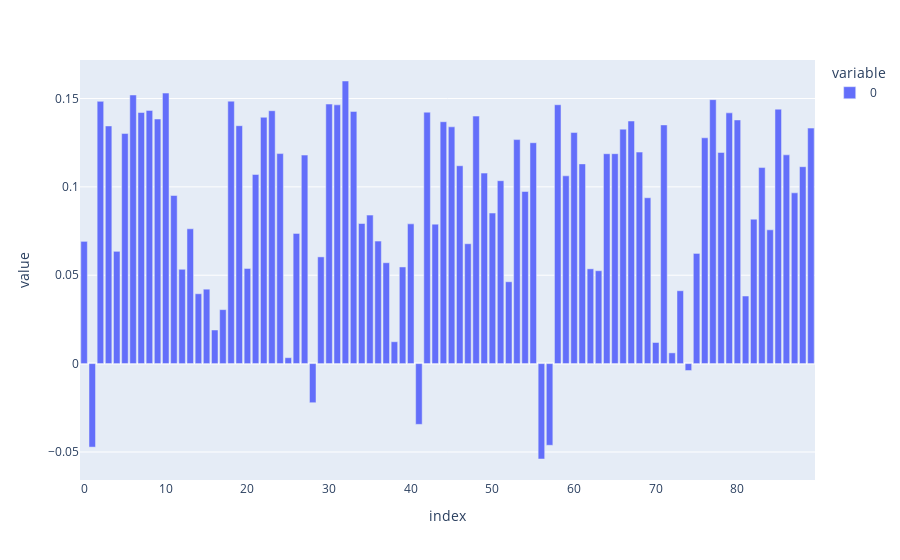
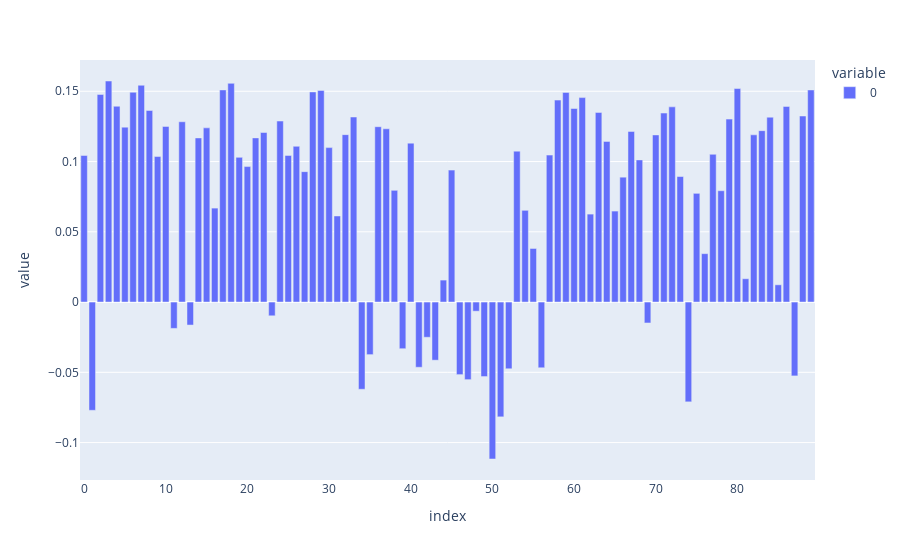
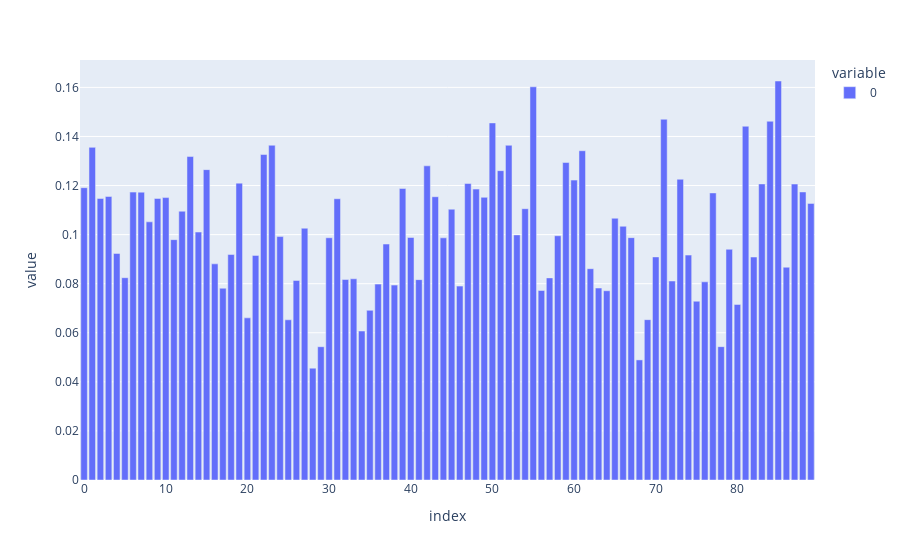
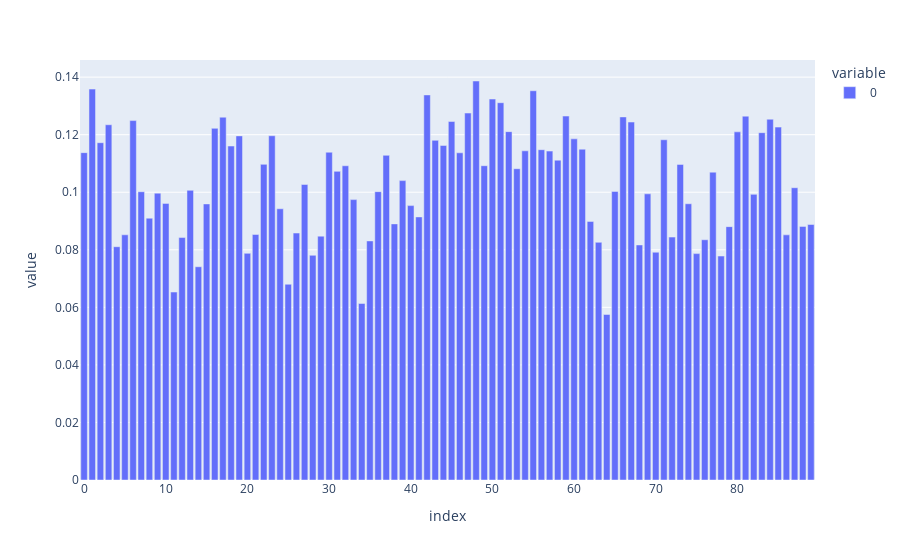

Source (notebook cell) for these figures, in order:
### Code cell
for model in range(7):
    print(f"Model {model}: Pi = {Pis[model]} , kappa = {kappas[model]}")
    fig = px.bar(mus[:,model])
    fig.show()

### Figure 1 — Plotly figure (JSON) as saved in the notebook; plotly's stock layout.template omitted (floating-point values rounded to 4 significant figures)
{"data": [{"alignmentgroup": "True", "hovertemplate": "variable=0<br>index=%{x}<br>value=%{y}<extra></extra>", "legendgroup": "0", "marker": {"color": "#636efa", "pattern": {"shape": ""}}, "name": "0", "offsetgroup": "0", "orientation": "v", "showlegend": true, "textposition": "auto", "type": "bar", "x": [0, 1, 2, 3, 4, 5, 6, 7, 8, 9, 10, 11, 12, 13, 14, 15, 16, 17, 18, 19, 20, 21, 22, 23, 24, 25, 26, 27, 28, 29, 30, 31, 32, 33, 34, 35, 36, 37, 38, 39, 40, 41, 42, 43, 44, 45, 46, 47, 48, 49, 50, 51, 52, 53, 54, 55, 56, 57, 58, 59, 60, 61, 62, 63, 64, 65, 66, 67, 68, 69, 70, 71, 72, 73, 74, 75, 76, 77, 78, 79, 80, 81, 82, 83, 84, 85, 86, 87, 88, 89], "xaxis": "x", "y": [0.06916, -0.04725, 0.1484, 0.1345, 0.06353, 0.1302, 0.152, 0.1421, 0.1433, 0.1384, 0.1531, 0.09511, 0.05337, 0.07626, 0.03952, 0.04211, 0.019, 0.03053, 0.1485, 0.1346, 0.05383, 0.107, 0.1394, 0.1431, 0.1188, 0.003349, 0.07367, 0.118, -0.02213, 0.06038, 0.1469, 0.1464, 0.1599, 0.1427, 0.07927, 0.08402, 0.06934, 0.05707, 0.01237, 0.05468, 0.07907, -0.03439, 0.1423, 0.07891, 0.1369, 0.134, 0.1119, 0.06783, 0.14, 0.1078, 0.08518, 0.1035, 0.04631, 0.1267, 0.09738, 0.125, -0.05398, -0.04622, 0.1465, 0.1062, 0.1307, 0.113, 0.05363, 0.05255, 0.1188, 0.1188, 0.1327, 0.1373, 0.1197, 0.09383, 0.01194, 0.135, 0.006071, 0.04123, -0.003917, 0.06234, 0.1278, 0.1493, 0.1195, 0.1419, 0.1379, 0.03824, 0.08172, 0.1109, 0.07569, 0.144, 0.1181, 0.09662, 0.1114, 0.1333], "yaxis": "y"}], "layout": {"barmode": "relative", "legend": {"title": {"text": "variable"}, "tracegroupgap": 0}, "margin": {"t": 60}, "xaxis": {"anchor": "y", "domain": [0, 1], "title": {"text": "index"}}, "yaxis": {"anchor": "x", "domain": [0, 1], "title": {"text": "value"}}}}

### Figure 2 — Plotly figure (JSON) as saved in the notebook; plotly's stock layout.template omitted (floating-point values rounded to 4 significant figures)
{"data": [{"alignmentgroup": "True", "hovertemplate": "variable=0<br>index=%{x}<br>value=%{y}<extra></extra>", "legendgroup": "0", "marker": {"color": "#636efa", "pattern": {"shape": ""}}, "name": "0", "offsetgroup": "0", "orientation": "v", "showlegend": true, "textposition": "auto", "type": "bar", "x": [0, 1, 2, 3, 4, 5, 6, 7, 8, 9, 10, 11, 12, 13, 14, 15, 16, 17, 18, 19, 20, 21, 22, 23, 24, 25, 26, 27, 28, 29, 30, 31, 32, 33, 34, 35, 36, 37, 38, 39, 40, 41, 42, 43, 44, 45, 46, 47, 48, 49, 50, 51, 52, 53, 54, 55, 56, 57, 58, 59, 60, 61, 62, 63, 64, 65, 66, 67, 68, 69, 70, 71, 72, 73, 74, 75, 76, 77, 78, 79, 80, 81, 82, 83, 84, 85, 86, 87, 88, 89], "xaxis": "x", "y": [0.1043, -0.07703, 0.1477, 0.1573, 0.1393, 0.1245, 0.1493, 0.1543, 0.1364, 0.1036, 0.125, -0.01874, 0.1283, -0.01636, 0.1168, 0.124, 0.06687, 0.151, 0.1557, 0.103, 0.09642, 0.1168, 0.1207, -0.009775, 0.1288, 0.1043, 0.1108, 0.0928, 0.1496, 0.1506, 0.1099, 0.06126, 0.1191, 0.1317, -0.06206, -0.03741, 0.1248, 0.1233, 0.07953, -0.03321, 0.1131, -0.04642, -0.02506, -0.04137, 0.01564, 0.09389, -0.05164, -0.05521, -0.006495, -0.05302, -0.1117, -0.08169, -0.04748, 0.1074, 0.06529, 0.03815, -0.04676, 0.1046, 0.1437, 0.1492, 0.1377, 0.1455, 0.06259, 0.1349, 0.1143, 0.06475, 0.08887, 0.1214, 0.1012, -0.01488, 0.1189, 0.1345, 0.1389, 0.08932, -0.07102, 0.07737, 0.03443, 0.1051, 0.07923, 0.1302, 0.152, 0.0166, 0.119, 0.122, 0.1316, 0.01228, 0.1392, -0.05255, 0.1324, 0.1509], "yaxis": "y"}], "layout": {"barmode": "relative", "legend": {"title": {"text": "variable"}, "tracegroupgap": 0}, "margin": {"t": 60}, "xaxis": {"anchor": "y", "domain": [0, 1], "title": {"text": "index"}}, "yaxis": {"anchor": "x", "domain": [0, 1], "title": {"text": "value"}}}}

### Figure 3 — Plotly figure (JSON) as saved in the notebook; plotly's stock layout.template omitted (floating-point values rounded to 4 significant figures)
{"data": [{"alignmentgroup": "True", "hovertemplate": "variable=0<br>index=%{x}<br>value=%{y}<extra></extra>", "legendgroup": "0", "marker": {"color": "#636efa", "pattern": {"shape": ""}}, "name": "0", "offsetgroup": "0", "orientation": "v", "showlegend": true, "textposition": "auto", "type": "bar", "x": [0, 1, 2, 3, 4, 5, 6, 7, 8, 9, 10, 11, 12, 13, 14, 15, 16, 17, 18, 19, 20, 21, 22, 23, 24, 25, 26, 27, 28, 29, 30, 31, 32, 33, 34, 35, 36, 37, 38, 39, 40, 41, 42, 43, 44, 45, 46, 47, 48, 49, 50, 51, 52, 53, 54, 55, 56, 57, 58, 59, 60, 61, 62, 63, 64, 65, 66, 67, 68, 69, 70, 71, 72, 73, 74, 75, 76, 77, 78, 79, 80, 81, 82, 83, 84, 85, 86, 87, 88, 89], "xaxis": "x", "y": [0.1191, 0.1356, 0.1147, 0.1155, 0.09234, 0.08245, 0.1173, 0.1173, 0.1052, 0.1147, 0.1151, 0.09795, 0.1095, 0.1318, 0.101, 0.1265, 0.08809, 0.07815, 0.09189, 0.121, 0.06608, 0.09154, 0.1326, 0.1364, 0.09921, 0.06529, 0.08133, 0.1026, 0.04556, 0.05432, 0.09873, 0.1146, 0.0817, 0.08199, 0.06072, 0.06915, 0.07983, 0.09616, 0.07943, 0.1188, 0.09884, 0.08165, 0.128, 0.1154, 0.09869, 0.1104, 0.07901, 0.1208, 0.1186, 0.1152, 0.1455, 0.1261, 0.1364, 0.09989, 0.1106, 0.1602, 0.07722, 0.08237, 0.09954, 0.1294, 0.1222, 0.1342, 0.08612, 0.07824, 0.07712, 0.1067, 0.1034, 0.09877, 0.04895, 0.06535, 0.09092, 0.147, 0.0811, 0.1226, 0.09166, 0.07286, 0.08076, 0.117, 0.05435, 0.09402, 0.07155, 0.1442, 0.09087, 0.1207, 0.1462, 0.1626, 0.08672, 0.1206, 0.1174, 0.1127], "yaxis": "y"}], "layout": {"barmode": "relative", "legend": {"title": {"text": "variable"}, "tracegroupgap": 0}, "margin": {"t": 60}, "xaxis": {"anchor": "y", "domain": [0, 1], "title": {"text": "index"}}, "yaxis": {"anchor": "x", "domain": [0, 1], "title": {"text": "value"}}}}

### Figure 4 — Plotly figure (JSON) as saved in the notebook; plotly's stock layout.template omitted (floating-point values rounded to 4 significant figures)
{"data": [{"alignmentgroup": "True", "hovertemplate": "variable=0<br>index=%{x}<br>value=%{y}<extra></extra>", "legendgroup": "0", "marker": {"color": "#636efa", "pattern": {"shape": ""}}, "name": "0", "offsetgroup": "0", "orientation": "v", "showlegend": true, "textposition": "auto", "type": "bar", "x": [0, 1, 2, 3, 4, 5, 6, 7, 8, 9, 10, 11, 12, 13, 14, 15, 16, 17, 18, 19, 20, 21, 22, 23, 24, 25, 26, 27, 28, 29, 30, 31, 32, 33, 34, 35, 36, 37, 38, 39, 40, 41, 42, 43, 44, 45, 46, 47, 48, 49, 50, 51, 52, 53, 54, 55, 56, 57, 58, 59, 60, 61, 62, 63, 64, 65, 66, 67, 68, 69, 70, 71, 72, 73, 74, 75, 76, 77, 78, 79, 80, 81, 82, 83, 84, 85, 86, 87, 88, 89], "xaxis": "x", "y": [0.1138, 0.1359, 0.1172, 0.1235, 0.08107, 0.08521, 0.1249, 0.1002, 0.09098, 0.09969, 0.09613, 0.06532, 0.08426, 0.1007, 0.07411, 0.09594, 0.1222, 0.1261, 0.1161, 0.1196, 0.07877, 0.08533, 0.1097, 0.1196, 0.09425, 0.06802, 0.08582, 0.1027, 0.07808, 0.08474, 0.1139, 0.1073, 0.1092, 0.09744, 0.06135, 0.08309, 0.1002, 0.1128, 0.089, 0.104, 0.09535, 0.09143, 0.1338, 0.118, 0.1163, 0.1246, 0.1137, 0.1275, 0.1387, 0.1092, 0.1324, 0.1311, 0.1211, 0.1082, 0.1144, 0.1353, 0.1148, 0.1143, 0.1111, 0.1265, 0.1186, 0.115, 0.08987, 0.0826, 0.05753, 0.1003, 0.1262, 0.1244, 0.08168, 0.09945, 0.07916, 0.1182, 0.08442, 0.1097, 0.096, 0.07867, 0.08349, 0.107, 0.07783, 0.08805, 0.121, 0.1264, 0.09927, 0.1207, 0.1254, 0.1226, 0.08519, 0.1016, 0.08813, 0.08879], "yaxis": "y"}], "layout": {"barmode": "relative", "legend": {"title": {"text": "variable"}, "tracegroupgap": 0}, "margin": {"t": 60}, "xaxis": {"anchor": "y", "domain": [0, 1], "title": {"text": "index"}}, "yaxis": {"anchor": "x", "domain": [0, 1], "title": {"text": "value"}}}}
